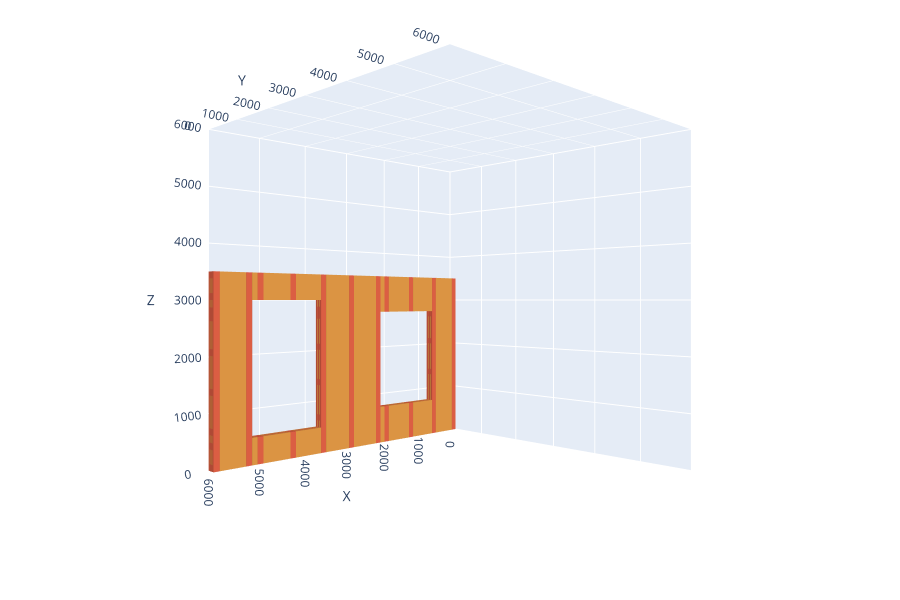

Write notebook code for a chart like this one.
### Code cell
fig = fig_3D_lattice(lattice)
fig.show()
